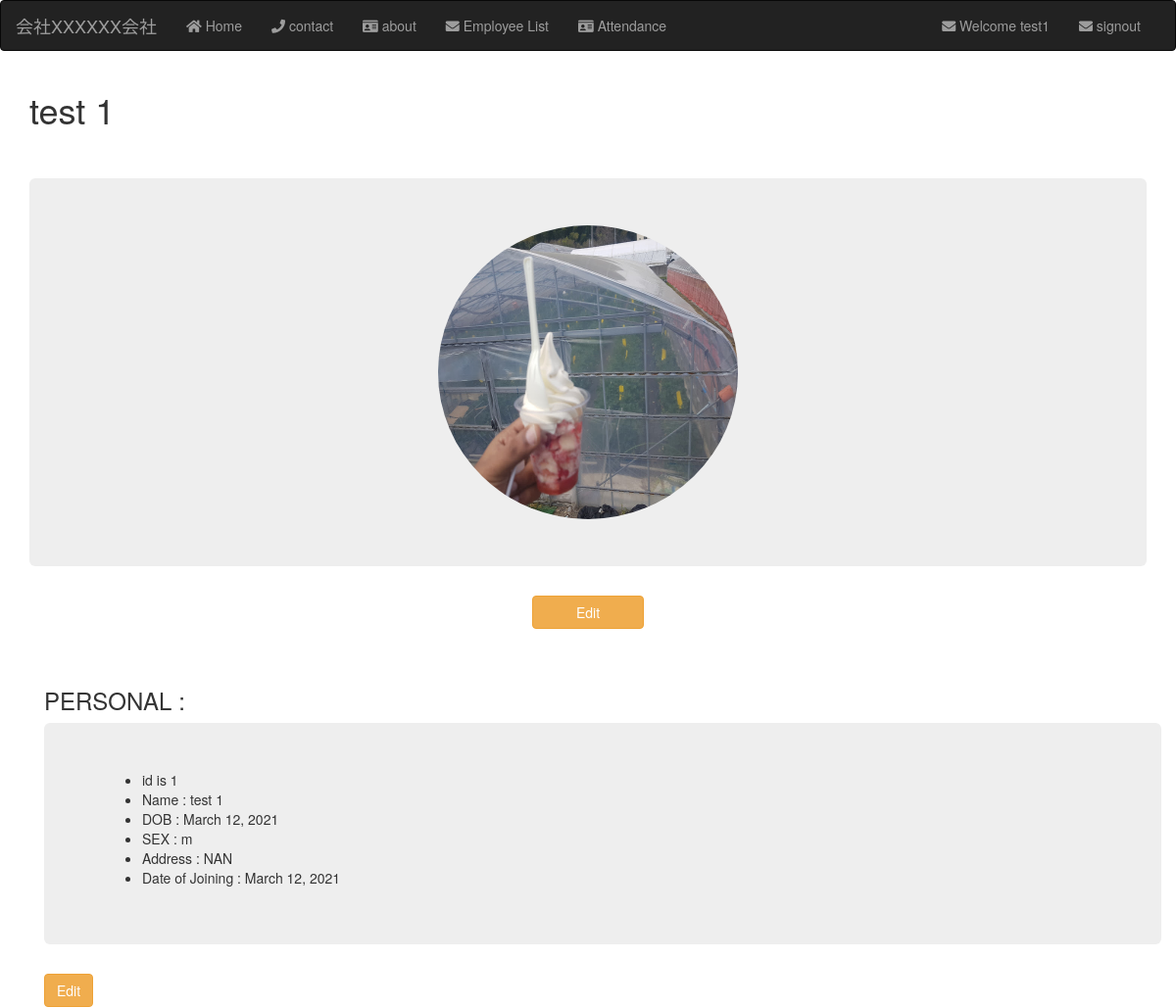
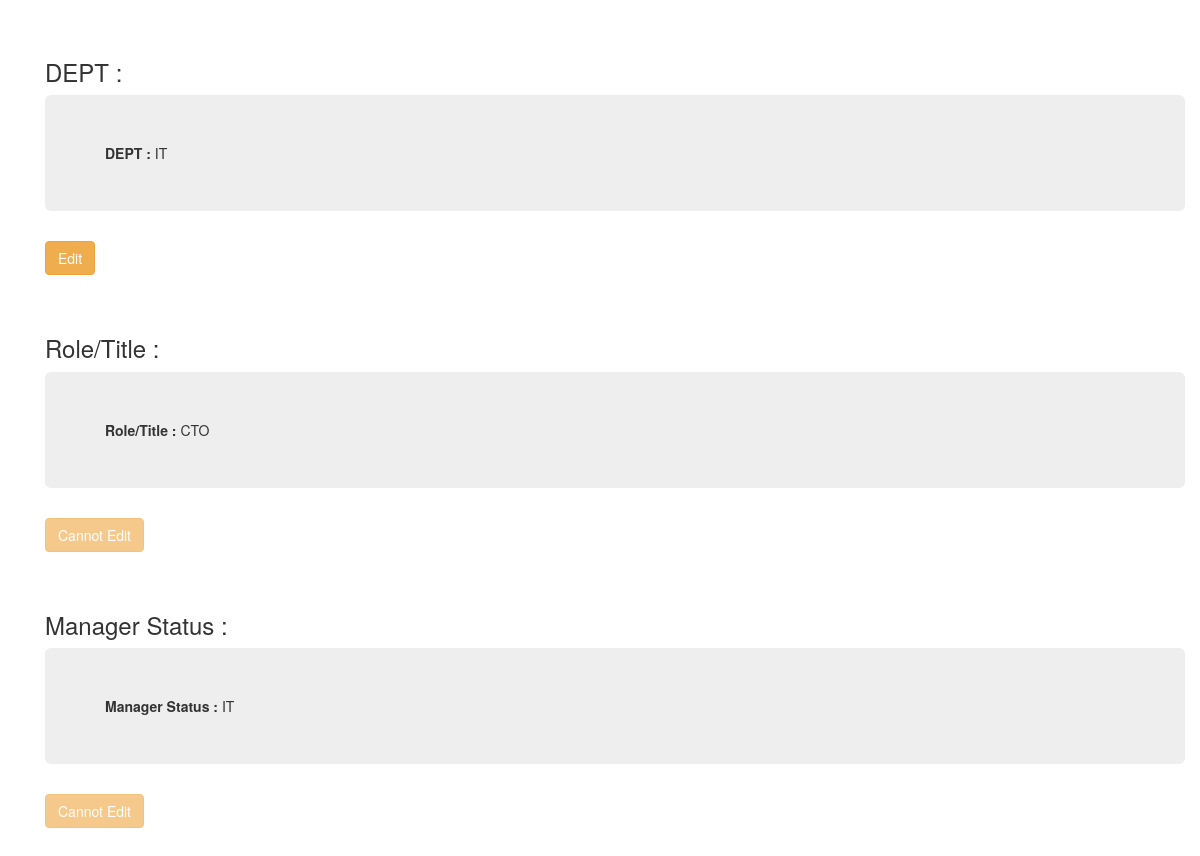
The app's page /profile (signed in) with its own data (2 pictures, top to bottom).
### structure/models.py (models this page shows, shortened)
class Employee(models.Model):
    user_profile = models.ForeignKey(user_profile, on_delete=models.CASCADE, null=True, blank=True )
    emp_no = models.IntegerField( primary_key=True)
    birth_date = models.DateField()
    first_name = models.CharField(max_length=14)
    last_name = models.CharField(max_length=16)
    gender = models.CharField(max_length=1)
    hire_date = models.DateField()
    address = models.TextField(max_length=100, blank = True, null=True, default="NAN")
    class Meta:
        verbose_name = ('employee')
        verbose_name_plural = ('employees')
    def __str__(self):
        return "{} {}".format(self.first_name, self.last_name)

class DeptEmp(models.Model):
    employee = models.ForeignKey('Employee', on_delete=models.CASCADE, db_column='emp_no', verbose_name=('employee'))
    department = models.ForeignKey(Department, on_delete=models.CASCADE, db_column='dept_no', verbose_name=('department'))
    from_date = models.DateField()
    to_date = models.DateField(blank=True, null=True)
    class Meta:
        verbose_name = ('department employee')
        verbose_name_plural = ('department employees')
        db_table = 'dept_emp'

class Department(models.Model):
    dept_no = models.CharField(primary_key=True, max_length=4)
    dept_name = models.CharField(unique=True, max_length=40)
    class Meta:
        verbose_name = ('department')
        verbose_name_plural = ('departments')
        ordering = ['dept_no']
    def __str__(self):
        return self.dept_name

class Title(models.Model):
    employee = models.ForeignKey(Employee, on_delete=models.CASCADE, db_column='emp_no', verbose_name=('employee'))
    title = models.CharField(max_length=50)
    from_date = models.DateField()
    to_date = models.DateField(blank=True, null=True)
    class Meta:
        verbose_name = ('title')
        verbose_name_plural = ('titles')

class DeptManager(models.Model):
    employee = models.ForeignKey('Employee', on_delete=models.CASCADE, db_column='emp_no', verbose_name=('employee'))
    department = models.ForeignKey(Department, on_delete=models.CASCADE, db_column='dept_no', verbose_name=('department'))
    from_date = models.DateField()
    to_date = models.DateField(null=True,blank=True)
    class Meta:
        verbose_name = ('department manager')
        verbose_name_plural = ('department managers')
        ordering = ['-from_date']
    def __str__(self):
        return "{} - {}".format(self.employee, self.department)

### registration/models.py (models this page shows, shortened)
class user_profile(models.Model):
    user = models.OneToOneField(User, on_delete=models.CASCADE)
    email = models.EmailField(blank = True)
    website = models.URLField(blank=True)
    profile_picture = models.ImageField(upload_to='profile_pictures' , blank = True )
    bio = models.CharField(blank=True, max_length=300)

### homepage/views.py (the view)
# urls.py: path('profile', views.profile , name = "profile"),
def profile(request):
    curr_user = request.user
    employee = Employee.objects.get(user_profile__email = curr_user.email)
    dept = DeptEmp.objects.get(employee__user_profile__email = curr_user.email)
    profilepicture = user_profile.objects.get(email=curr_user.email)
    print('i am the profile pic ', profilepicture.profile_picture)
    try:
        title = Title.objects.get(employee__user_profile__email = curr_user.email)
    except:
        title = "Employee"
    manager_status = get_or_none(DeptManager,employee__user_profile__email = curr_user.email)
    print(manager_status)
    return render(request,'landing/profile.html', {'emp' : employee, 'dept' : dept, 'title' : title , 'manager_status' : manager_status , 'pp':profilepicture})

### homepage/views.py (called while the page is built)
def get_or_none(model, **kwargs):
    try:
        return model.objects.get(**kwargs)
    except model.DoesNotExist:
        return None

### templates/landing/profile.html (shortened to what this page needs)
<!DOCTYPE html>
{% extends "base.html" %}
{% load static %}
{% block body %}
<h1>{{emp}}</h1>
<br><br>
<div class="jumbotron">
    <img class="profile-picture" src="media/{{pp.profile_picture}}">
</div>
<div>
    <a href=" {% url 'homepage:updateprofile' pk=pp.id %} "><button class = "btn btn-warning profilebutton">Edit</button></a>
</div>
<br><br>
<div class="container">
    <h3>PERSONAL : </h3>
    <div class="jumbotron">
        <ul>
            <li>id is {{emp.emp_no}}</li>
            <li>Name : {{emp.first_name}} {{emp.last_name}} </li>
            <li>DOB : {{emp.birth_date}} </li>
            <li>SEX : {{emp.gender}}</li>
            <li>Address : {{emp.address}}</li>
            <li>Date of Joining : {{emp.hire_date}}</li>
        </ul>
    </div>
    <a href="{% url 'structure:EmployeeUpdate' pk=emp.emp_no %}">
        <button class="btn btn-warning"> Edit </button>
    </a>
</div>
<br><br>
<div class="container">
    <h3>DEPT : </h3>
    <div class="jumbotron">
        <b>DEPT :  </b>{{ dept.department }}
    </div>
<a href="{% url 'structure:DeptEmpUpdate' pk=dept.id %}">
    <button class="btn btn-warning"> Edit </button>
</a>
</div>
<br><br>
<div class="container">
    <h3>Role/Title : </h3>
    <div class="jumbotron">
        <b>Role/Title :  </b>{{ title.title }}
    </div>
<a href="">
    <button class="btn btn-warning" disabled>Cannot Edit </button>
</a>
</div>
<br><br>
<div class="container">
    <h3>Manager Status : </h3>
    <div class="jumbotron">
        {%if not manager_status%}
        <b>Manager Status :  </b> NONE
        {% else %}
            <b>Manager Status :  </b>{{ manager_status.department }}
        {% endif %}
    </div>
<a href="">
    <button class="btn btn-warning" disabled>Cannot Edit </button>
</a>
</div>
<br><br>
{% endblock %}

### templates/base.html (shortened to what this page needs)
<!DOCTYPE html>
{% load static %}
<html lang="en">
<head>
    <link rel="stylesheet" href="https://maxcdn.bootstrapcdn.com/bootstrap/3.3.7/css/bootstrap.min.css">
    <link rel="stylesheet" href="https://use.fontawesome.com/releases/v5.7.0/css/all.css">
    <link rel="stylesheet" href="{% static 'css/base.css' %}">
</head>
<body>
    <nav class="navbar navbar-inverse ">
        <div class="container-fluid">
            <div class="navbar-header">
                <a class="navbar-brand" href="/">会社XXXXXX会社</a>
            </div>
            <ul class="nav navbar-nav">
                <li> <a href="/"> <i class="fa fa-home" aria-hidden="true"> </i>  Home</a> </li>
                <li><a href=" {% url 'homepage:contact' %}"> <i class="fa fa-phone" aria-hidden="true"></i></i> contact</a></li>
                <li><a href="{% url 'homepage:about' %}"> <i class="fa fa-id-card" aria-hidden="true"></i> about</a></li>
                <li><a href="{% url 'homepage:emplist' %}"> <i class="fa fa-envelope" aria-hidden="true"></i> Employee List </a></li>
                {% if user.is_authenticated %}
                    <li><a href="{% url 'attendance:attendance' %}"> <i class="fa fa-id-card" aria-hidden="true"></i> Attendance </a></li>
                {% endif %}
            </ul>
            {% if user.is_authenticated %}
            <ul class = "nav navbar-nav navbar-right">
                <li><a href=" {% url 'homepage:profile' %}"> <i class="fa fa-envelope" aria-hidden="true"></i> Welcome {{user.username}} </a></li>
                <li style="padding-right: 20px;"><a href="{% url 'registration:signout' %}"> <i class="fa fa-envelope" aria-hidden="true"></i> signout </a></li>
            {% endif %}
        </div>
    </nav>
    <div class="container">
        {% block body %}
        {% endblock %}
    </div>
</body>
</html>

### static/css/base.css (style rules this page uses)
.profile-picture { margin-left: 35%; margin-right: 35%; width : 30%; height : 300px; border-radius: 50%; }
.profilebutton { width: 10%; margin-left: 45%; margin-right: 45%; }

### records on screen
Employee: first_name+last_name "test 1", emp_no "1", first_name "test", last_name "1", birth_date "March 12, 2021", gender "m", address "NAN", hire_date "March 12, 2021"
user_profile: profile_picture (picture)
DeptEmp: department "IT"
Title: title "CTO"
DeptManager: department "IT"

### other values on screen
{{ user.username }} "test1"
